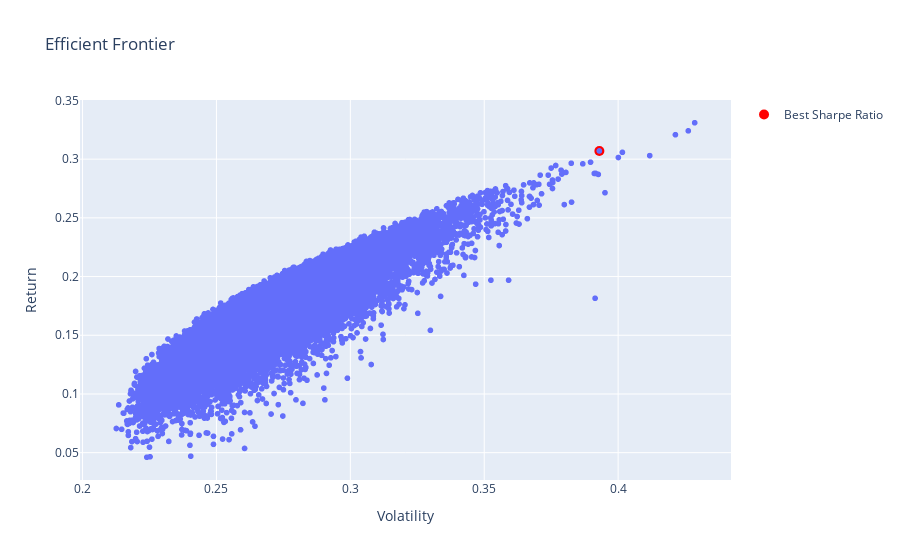

Notebook source saved alongside this figure:
### Markdown cell above
# this is good

### Code cell
import numpy as np
import pandas as pd
import yfinance as yf
import plotly.express as px

# Define function to fetch historical stock data
def fetch_stock_data(tickers, start_date, end_date):
    stock_data = {}
    for ticker in tickers:
        data = yf.download(ticker, start=start_date, end=end_date)
        stock_data[ticker] = data['Close']
    return pd.DataFrame(stock_data)

# Define function to calculate portfolio metrics with risk-free rate
def calculate_portfolio_metrics(weights, returns, risk_free_rate):
    portfolio_return = np.sum(weights * returns.mean()) * 252
    portfolio_volatility = np.sqrt(np.dot(weights.T, np.dot(returns.cov() * 252, weights)))
    excess_return = portfolio_return - risk_free_rate
    sharpe_ratio = excess_return / portfolio_volatility
    return round(portfolio_return, 4), round(portfolio_volatility, 4), round(sharpe_ratio, 4)

# Define function to calculate efficient frontier
def calculate_efficient_frontier(tickers, start_date, end_date, risk_free_rate):
    stock_data = fetch_stock_data(tickers, start_date, end_date)
    returns = stock_data.pct_change().dropna()
    num_assets = len(tickers)
    num_portfolios = 20000
    
    print(f"Number of simulations: {num_portfolios}")
    
    # Generate random portfolio weights
    portfolio_weights = np.random.random(size=(num_portfolios, num_assets))
    portfolio_weights /= portfolio_weights.sum(axis=1, keepdims=True)
    
    # Calculate portfolio metrics for each set of weights
    portfolio_metrics = np.zeros((num_portfolios, 3))
    for i in range(num_portfolios):
        weights = portfolio_weights[i]
        portfolio_metrics[i] = calculate_portfolio_metrics(weights, returns, risk_free_rate)
    
    return portfolio_metrics, portfolio_weights

# Load tickers from the CSV file
stocks_df = pd.read_csv('Slow_Grow_Return_MarketCap.csv')
tickers = stocks_df['Ticker'].tolist()

# Define timeframe
start_date = '2020-01-01'
end_date = '2023-12-31'

# Define risk-free rate
risk_free_rate = 0.04  # 4%

# Calculate efficient frontier
portfolio_metrics, portfolio_weights = calculate_efficient_frontier(tickers, start_date, end_date, risk_free_rate)

# Find the portfolio with the best Sharpe ratio
best_sharpe_idx = np.argmax(portfolio_metrics[:,2])
best_sharpe_portfolio = portfolio_metrics[best_sharpe_idx]
best_sharpe_weights = portfolio_weights[best_sharpe_idx]

# Print best Sharpe ratio and weightage breakdown
print("Best Sharpe Ratio Portfolio:")
print("Return:", best_sharpe_portfolio[0])
print("Volatility:", best_sharpe_portfolio[1])
print("Sharpe Ratio:", best_sharpe_portfolio[2])
print("Weightage Breakdown:")
for i, ticker in enumerate(tickers):
    print(ticker + ":", round(best_sharpe_weights[i] * 100, 2), "%")

# Plot the efficient frontier
fig = px.scatter(x=portfolio_metrics[:,1], y=portfolio_metrics[:,0], labels={'x': 'Volatility', 'y': 'Return'}, title='Efficient Frontier')
fig.add_scatter(x=[best_sharpe_portfolio[1]], y=[best_sharpe_portfolio[0]], mode='markers', marker=dict(size=10, color='red'), name='Best Sharpe Ratio')
fig.show()

### Figure 1 — Plotly figure (JSON) as saved in the notebook; plotly's stock layout.template omitted (floating-point values rounded to 4 significant figures; data arrays with more than 128 entries replaced by an {"elided": "..."} marker saying what was removed)
{"data": [{"hovertemplate": "Volatility=%{x}<br>Return=%{y}<extra></extra>", "legendgroup": "", "marker": {"color": "#636efa", "symbol": "circle"}, "mode": "markers", "name": "", "showlegend": false, "type": "scattergl", "x": {"elided": "20000 float values"}, "xaxis": "x", "y": {"elided": "20000 float values"}, "yaxis": "y"}, {"marker": {"color": "red", "size": 10}, "mode": "markers", "name": "Best Sharpe Ratio", "type": "scatter", "x": [0.393], "y": [0.307]}], "layout": {"autosize": true, "legend": {"tracegroupgap": 0}, "title": {"text": "Efficient Frontier"}, "xaxis": {"anchor": "y", "autorange": true, "domain": [0, 1], "range": [0.1991, 0.4421], "title": {"text": "Volatility"}, "type": "linear"}, "yaxis": {"anchor": "x", "autorange": true, "domain": [0, 1], "range": [0.02259, 0.3545], "title": {"text": "Return"}, "type": "linear"}}}
